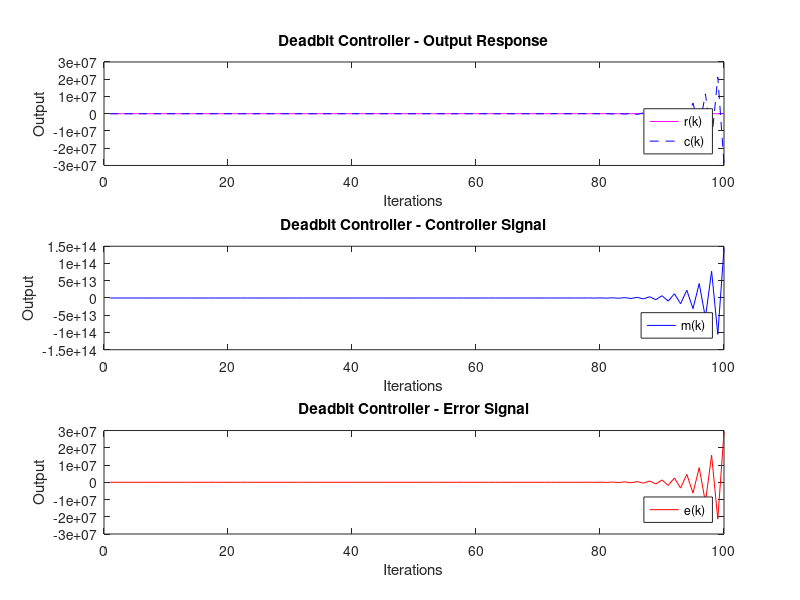
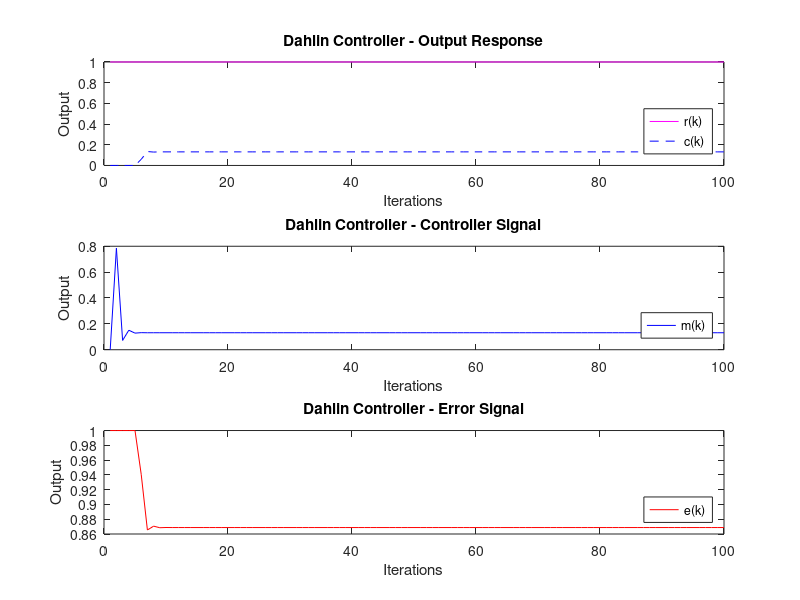
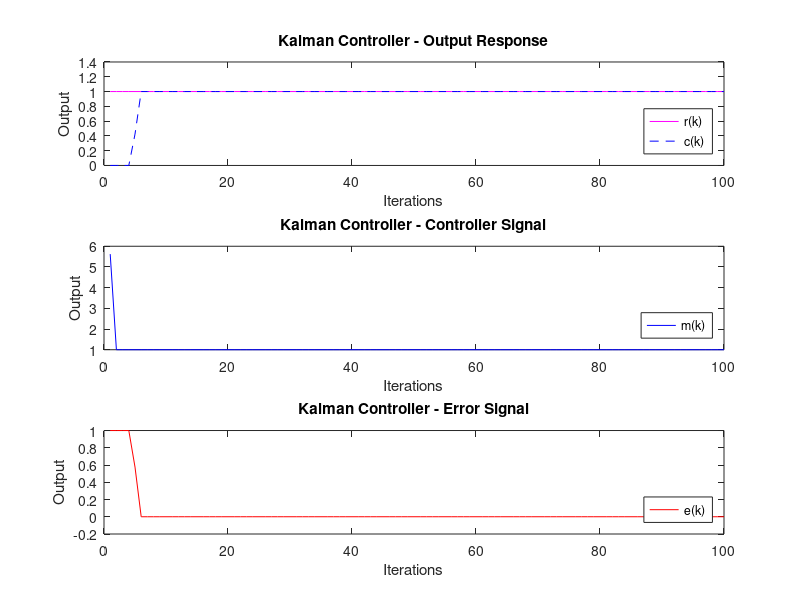

These charts were generated, in order, by the following MATLAB code:
% Tecnológico de Monterrey
% Computerized Control
% Homework 4 - Controllers Design
% 3 Controllers: Deadbit, Dahlin and Kalman

% Predefined values
clc;

% Sampling Time = 1 second
T = 1;
% 100 Iterations
n = 100;
% Input is a unitary step
r = ones(size(1:n));

% Tuning Value of Tao (Only applies for Dahlin)
tao = 0.65;

% -------------------------------------------------

% 1 - Deadbit Controller

% Initial Values

c(1) = 0;
e(1) = r(1) - c(1);
m(1) = 0;

c(2) = 0.822 * c(1);
e(2) = r(2) - c(2);
m(2) = 13.2625 * e(1) - 1.3594 * m(1);

c(3) = 0.822 * c(2);
e(3) = r(3) - c(3);
m(3) = 13.2625 * e(2) - 10.9018 * e(1) - 1.3594 * m(2);

c(4) = 0.822 * c(3);
e(4) = r(4) - c(4);
m(4) = 13.2625 * e(3) - 10.9018 * e(2) - 1.3594 * m(3);

c(5) = 0.0754 * m(1) + 0.822 * c(4);
e(5) = r(5) - c(5);
m(5) = 13.2625 * e(4) - 10.9018 * e(3) - 1.3594 * m(4);

c(6) = 0.0754 * m(2) + 0.1025 * m(1) + 0.822 * c(5);
e(6) = r(6) - c(6);
m(6) = 13.2625 * e(5) - 10.9018 * e(4) - 1.3594 * m(5) + m(1);

% Loop

for k=7:1:n
    c(k) = 0.0754 * m(k-4) + 0.1025 * m(k-5) + 0.822 * c(k-1);
    e(k) = r(k) - c(k);
    m(k) = 13.2625 * e(k-1) - 10.9018 * e(k-2) - 1.3594 * m(k-1) + m(k-5) + 1.3594 * m(k-6);
end

t = 1*(1:n);
figure(1);
subplot(3,1,1),plot(t,r,'m',t,c,'b--');
xlabel('Iterations');
ylabel('Output');
legend({'r(k)','c(k)'},'Location','southeast')
title('Deadbit Controller - Output Response');
subplot(3,1,2),plot(t,m,'b');
xlabel('Iterations');
ylabel('Output');
legend({'m(k)'},'Location','southeast')
title('Deadbit Controller - Controller Signal');
subplot(3,1,3),plot(t,e,'r');
xlabel('Iterations');
ylabel('Output');
legend({'e(k)'},'Location','southeast')
title('Deadbit Controller - Error Signal');



% -----------------------------------------------

% 2 - Dahlin Controller

% Initial Values

c(1) = 0;
e(1) = r(1) - c(1);
m(1) = 0;

c(2) = 0.822 * c(1);
e(2) = r(2) - c(2);
m(2) = (1 - exp(-T/tao)) * e(1) - (-0.0754 * exp(-T/tao) + 0.1025) * m(1);

c(3) = 0.822 * c(2);
e(3) = r(3) - c(3);
m(3) = (1 - exp(-T/tao)) * e(2) + (-0.822 + 0.822 * exp(-T/tao)) * e(1) - (-0.0754 * exp(-T/tao) + 0.1025) * m(2) + (0.1025 * exp(-T/tao)) * m(1);

c(4) = 0.822 * c(3);
e(4) = r(4) - c(4);
m(4) = (1 - exp(-T/tao)) * e(3) + (-0.822 + 0.822 * exp(-T/tao)) * e(2) - (-0.0754 * exp(-T/tao) + 0.1025) * m(3) + (0.1025 * exp(-T/tao)) * m(2);

c(5) = 0.0754 * m(1) + 0.822 * c(4);
e(5) = r(5) - c(5);
m(5) = (1 - exp(-T/tao)) * e(4) + (-0.822 + 0.822 * exp(-T/tao)) * e(3) - (-0.0754 * exp(-T/tao) + 0.1025) * m(4) + (0.1025 * exp(-T/tao)) * m(3);

c(6) = 0.0754 * m(2) + 0.1025 * m(1) + 0.822 * c(5);
e(6) = r(6) - c(6);
m(6) = (1 - exp(-T/tao)) * e(5) + (-0.822 + 0.822 * exp(-T/tao)) * e(4) - (-0.0754 * exp(-T/tao) + 0.1025) * m(5) + (0.1025 * exp(-T/tao)) * m(4) - (0.0754 * exp(-T/tao) - 0.0754) * m(1);

% Loop

for k=7:1:n
    c(k) = 0.0754 * m(k-4) + 0.1025 * m(k-5) + 0.822 * c(k-1);
    e(k) = r(k) - c(k);
    m(k) = (1 - exp(-T/tao)) * e(k-1) + (-0.822 + 0.822 * exp(-T/tao)) * e(k-2) - (-0.0754 * exp(-T/tao) + 0.1025) * m(k-1) + (0.1025 * exp(-T/tao)) * m(k-2) - (0.0754 * exp(-T/tao) - 0.0754) * m(k-5) - (0.1025 * exp(-T/tao) - 0.1025) * m(k-6);
end

figure(2);
subplot(3,1,1),plot(t,r,'m',t,c,'b--');
xlabel('Iterations');
ylabel('Output');
legend({'r(k)','c(k)'},'Location','southeast')
title('Dahlin Controller - Output Response');
subplot(3,1,2),plot(t,m,'b');
xlabel('Iterations');
ylabel('Output');
legend({'m(k)'},'Location','southeast')
title('Dahlin Controller - Controller Signal');
subplot(3,1,3),plot(t,e,'r');
xlabel('Iterations');
ylabel('Output');
legend({'e(k)'},'Location','southeast')
title('Dahlin Controller - Error Signal');



% -----------------------------------------------

% 3 - Kalman Controller

% Initial Values

c(1) = 0;
e(1) = r(1) - c(1);
m(1) = 5.6211 * e(1);

c(2) = 0.822 * c(1);
e(2) = r(2) - c(2);
m(2) = 5.6211 * e(2) - 4.6205 * e(1);

c(3) = 0.822 * c(2);
e(3) = r(3) - c(3);
m(3) = 5.6211 * e(3) - 4.6205 * e(2);

c(4) = 0.822 * c(3);
e(4) = r(4) - c(4);
m(4) = 5.6211 * e(4) - 4.6205 * e(3);

c(5) = 0.0754 * m(1) + 0.822 * c(4);
e(5) = r(5) - c(5);
m(5) = 5.6211 * e(5) - 4.6205 * e(4) + 0.4238 * m(1);

% Loop

for k=6:1:n
    c(k) = 0.0754 * m(k-4) + 0.1025 * m(k-5) + 0.822 * c(k-1);
    e(k) = r(k) - c(k);
    m(k) = 5.6211 * e(k) - 4.6205 * e(k-1) + 0.4238 * m(k-4) + 0.5761 * m(k-5);
end

figure(3);
subplot(3,1,1),plot(t,r,'m',t,c,'b--');
xlabel('Iterations');
ylabel('Output');
legend({'r(k)','c(k)'},'Location','southeast')
title('Kalman Controller - Output Response');
subplot(3,1,2),plot(t,m,'b');
xlabel('Iterations');
ylabel('Output');
legend({'m(k)'},'Location','southeast')
title('Kalman Controller - Controller Signal');
subplot(3,1,3),plot(t,e,'r');
xlabel('Iterations');
ylabel('Output');
legend({'e(k)'},'Location','southeast')
title('Kalman Controller - Error Signal');

